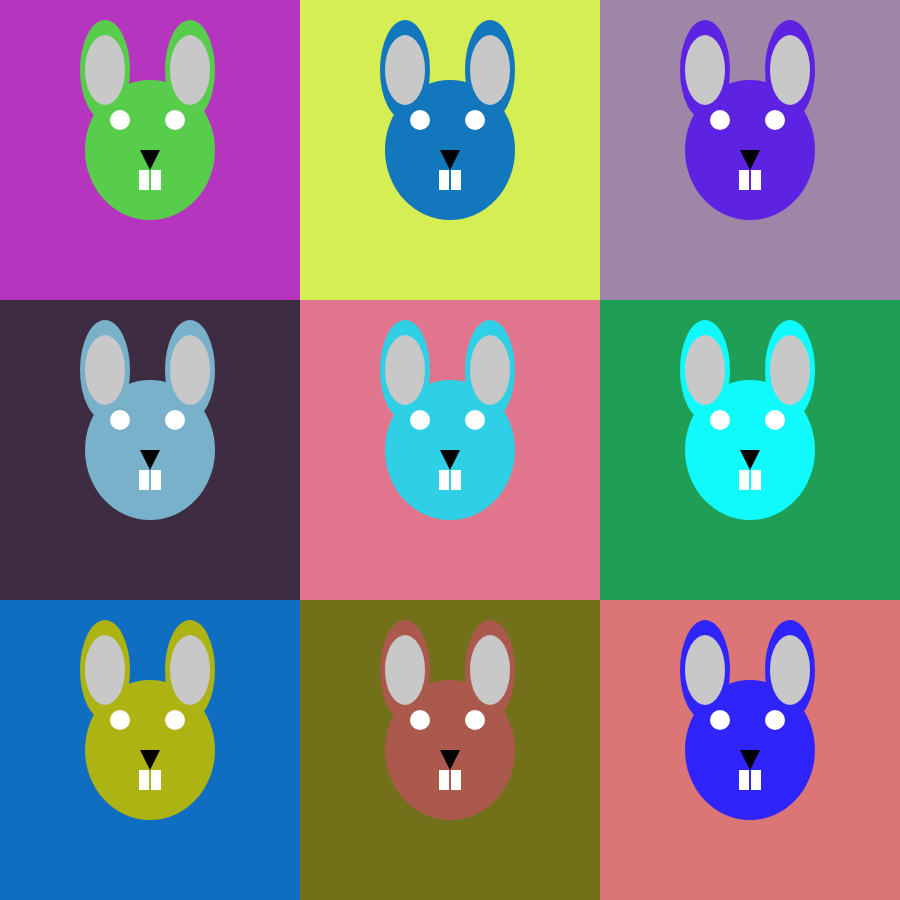
Frame 1 (no input)
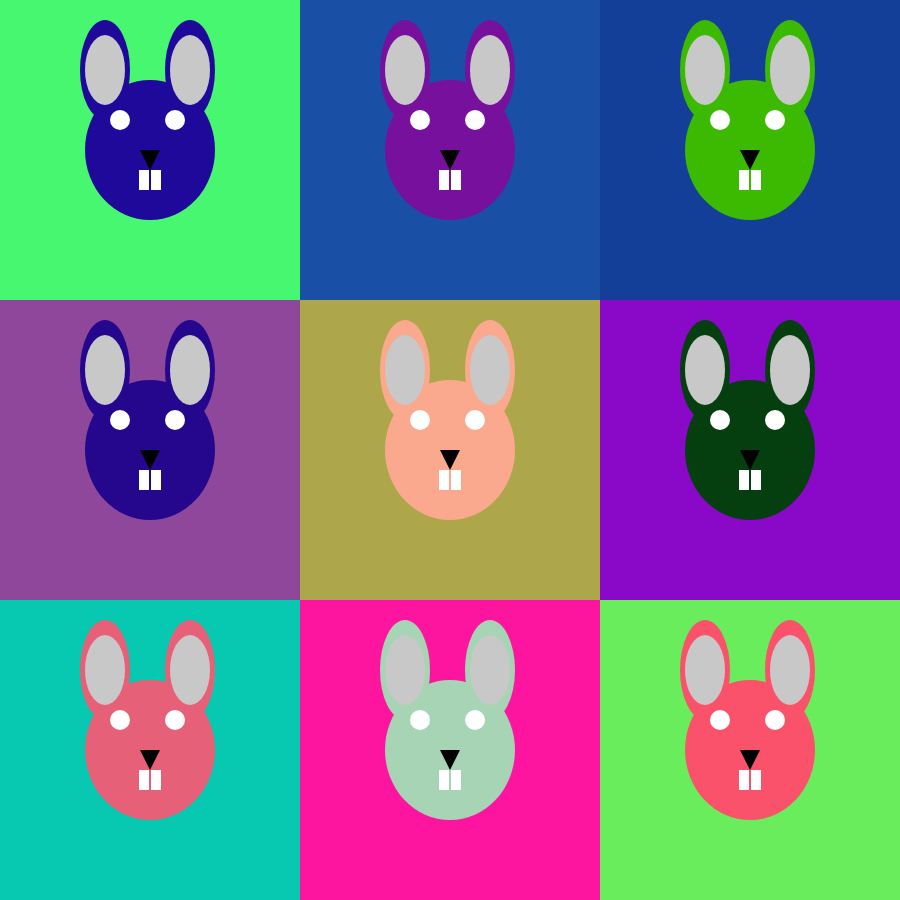
Frame 2 (the mouse pressed at the canvas centre, redrawn once)

The p5.js sketch that drew these frames (run headless with seeded random() and noise() and a simulated clock; the mouse was pressed at the canvas centre and the sketch redrawn once):

// p5.js sketch
// ── sketch.js


function setup()
{
	createCanvas(900, 900);
	noLoop();
}



function draw()
{
	background(0);
	fill(255,0,255);
	noStroke();

	for (var j = 0; j < 3; j ++)
	{
		for(var i = 0; i < 3; i++)
		{
			fill(random(255), random(255), random(255));
			rect(0 + j * 300, 0 + i * 300 ,300,300);
			

			fill(random(255), random(255), random(255));
			ellipse(150 + j * 300, 150 + i * 300, 130, 140);  // heads

			


			ellipse(105 + j * 300, 70 + i * 300, 50,100); // ears
			ellipse(190 + j * 300, 70 + i * 300, 50,100); // ears


			fill(255);
			ellipse(120 + j * 300,120 + i * 300,20,20); // eyes
			ellipse(175 + j * 300,120 + i * 300,20,20); // eyes

			fill(200);
			ellipse(105 + j * 300, 70 + i * 300, 40,70); // ears
			ellipse(190 + j * 300, 70 + i * 300, 40,70); // ears

			// nose
			fill(0);
			triangle(150 + j * 300,
				 170 + i * 300,
				 140 + j * 300,
				 150 + i * 300,
				 160 + j * 300,
				 150 + i * 300);

			// teeth
			fill(255);
			rect(139 + j * 300 ,170 + i * 300,10,20);
			rect(151 + j * 300, 170 + i * 300,10,20);
		
		}
	}

	

	
}
